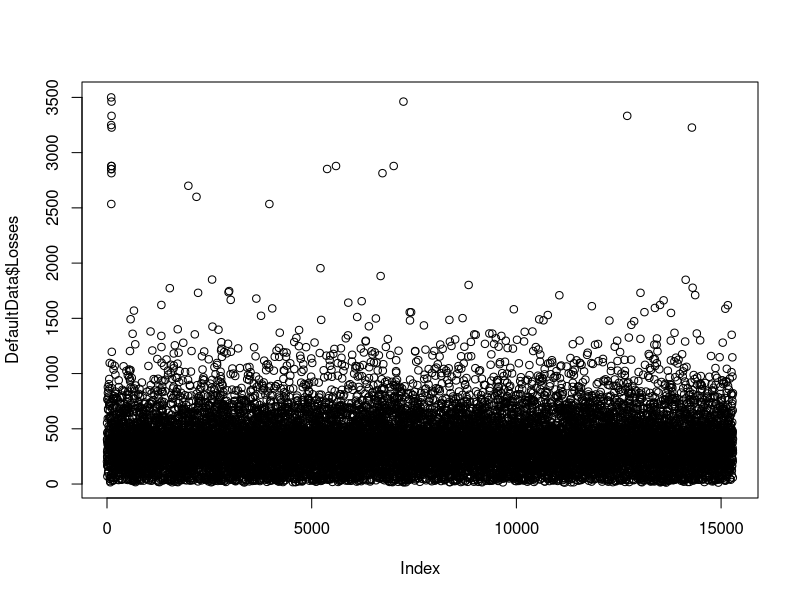
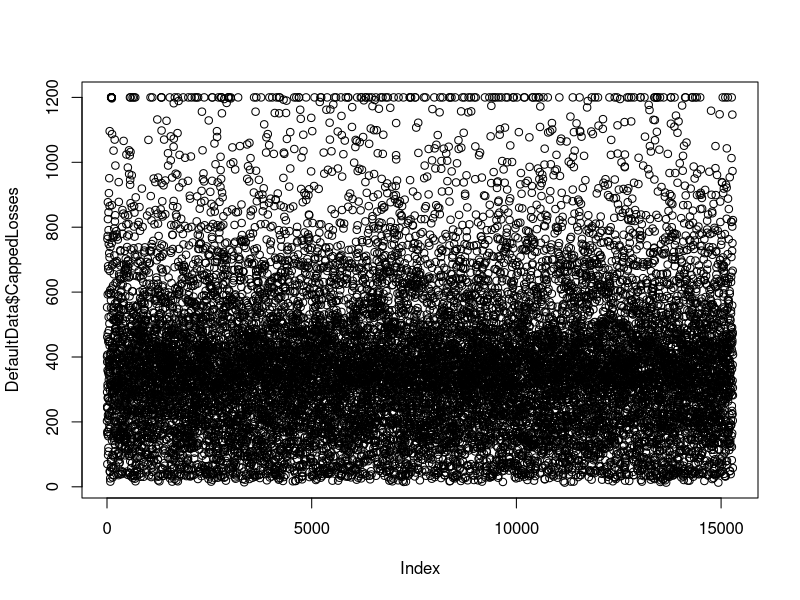
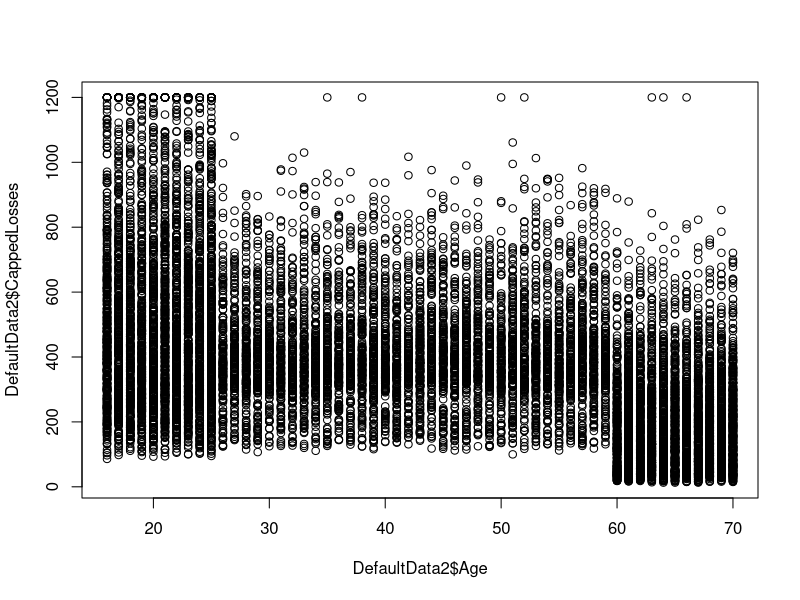

Generate these figures, in order, with R: (Note: this script raises an error after producing the figures.)
## Setting Working Directory
setwd("E:/Analytics Acceralotor Program/1- Nov 26th - Introduction to R and Linear Regression")

library(lmtest)
library(car)

## Reading the data in the file
DefaultData <- read.csv("Linear_Regression.csv")

## Checking the contents in the file
View(DefaultData)

## Checking if the data is imported properly
head(DefaultData)
tail(DefaultData)

## Checking the summary of the file
summary(DefaultData)

## Generating a plot of Dependent variable (Losses)
plot(DefaultData$Losses)

## Checking the quantile to find out the outlier limit
quantile(DefaultData$Losses, c(0,0.1,0.25,0.5,0.75,0.90,0.95,0.99,0.995,1))

## Creating the Capped Losses column with 1200 cap
DefaultData$CappedLosses<-ifelse(DefaultData$Losses>1200,1200,DefaultData$Losses)
plot(DefaultData$CappedLosses)

## Checking if Capped Losses column has been created properly or not
summary(DefaultData)

## Creating a new object by deleting Policy_Num and Losses columns
DefaultData2<-DefaultData[,-c(1,9)]

## Checking the headings of the new object
names(DefaultData2)

## Generating plots to see the relation between the independent variables and the dependent variable
plot(DefaultData2$Age,DefaultData2$CappedLosses)
plot(DefaultData2$Years_Drv_Exp,DefaultData2$CappedLosses)
plot(DefaultData$Number_Vehicles,DefaultData2$CappedLosses)
plot(DefaultData2$Gender,DefaultData2$CappedLosses)
plot(DefaultData2$Married,DefaultData2$CappedLosses)
plot(DefaultData2$Vehicle_Age,DefaultData2$CappedLosses)
plot(DefaultData2$Fuel_Type,DefaultData2$CappedLosses)

## Creating dummy variables for categorical variables in the dataset
DefaultData2$Gender_Dummy  <- ifelse(DefaultData2$Gender == "M" , 1, 0)
DefaultData2$Married_Dummy  <- ifelse(DefaultData2$Married == "Married" , 0 , 1)
DefaultData2$Fuel_Type_Dummy  <- ifelse(DefaultData2$Fuel_Type == "G" , 0 , 1)

## Removing the categorical variables from the dataset after adding the dummy variables for the same
DefaultData3 <- DefaultData2[, -c(4,5,7)]

## Looking at the column Headings
names(DefaultData3)

## Creating linear function for vif
vif_data<-lm(CappedLosses~Age+Years_Drv_Exp+Number_Vehicles+Gender_Dummy+Married_Dummy+Vehicle_Age+Fuel_Type_Dummy,data=DefaultData3)

## Checking Vif, vif>2 means presence of multicollinearity
vif(vif_data)

## Comparing R-square of Age and Years_Drv_Exp to check which performs better
age1<-lm(CappedLosses~Age,data=DefaultData3)
drv1<-lm(CappedLosses~Years_Drv_Exp,data=DefaultData3)
summary(age1)
summary(drv1)

## Keep Average_Age and remove Years_Drv_Exp
## Run Linear Regression w/o Years_Drv_Exp
lin_reg1<-lm(CappedLosses~Age+Number_Vehicles+Gender_Dummy+Married_Dummy+Vehicle_Age+Fuel_Type_Dummy,data=DefaultData3)

## Looking at the results
summary(lin_reg1)

## Remove Number_Vehicles as it is not significant in the calculation and run linear regression again
lin_reg<-lm(CappedLosses~Age+Gender_Dummy+Married_Dummy+Vehicle_Age+Fuel_Type_Dummy,data=DefaultData3)

## Checking the summary
summary(lin_reg)

## To check the presence of heteroskedasticity
bptest(lin_reg)

## Creating a Variance Covariance Matrix
library("sandwich")
vcovHC(lin_reg,omega=NULL, type="HC4")

## Fixing Heteroskedasticity using "Variance-Covariance" matrix
library("lmtest")
coeftest(lin_reg,df=Inf,vcov=vcovHC(lin_reg,type="HC4"))

summary(lin_reg)

"Now the model is fixed for any error due to multicollinearity and heteroskedasticity.

CappedLosses = 539.76 - 4.37*Age + 46.88*Gender_Dummy + 73.89*Married_Dummy -11.37*Vehicle_Age + 296.09*Fuel_Type_Dummy
"
